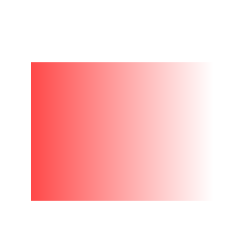
Frame 1 (no input)
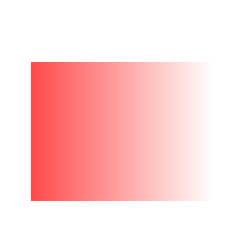
Frame 2 (the mouse pressed at the canvas centre, redrawn once)

The Processing sketch that drew these frames (run headless with seeded random() and noise(); the mouse was pressed at the canvas centre and the sketch redrawn once):

// Processing sketch: gradient
// ── gradient.pde
int x=0;

void setup(){
  size(250,250);
  background(255, 255, 255);
  noLoop();
}

void draw(){
  int x = 0;
  int r = 255, g = 73, b = 73;
  for(; g < 255 && b < 255;) {
    stroke(r, g, b);
    line(x+width/8, height/4, x+width/8, 200);
    g++;
    b++;
    x++;
  }
  
}
